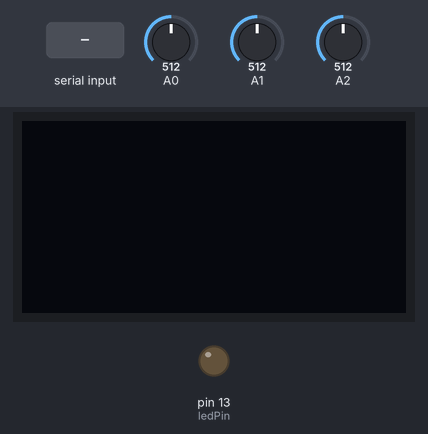
The sketch below on a simulated Arduino Uno, built with avr-gcc and run on an emulated ATmega328P. On the bench: 128×64 one-colour display, output pins drawn as LEDs (lit = HIGH). The test bench sets the inputs (shaded band); at power-on: A0 = 512, A1 = 512, A2 = 512. The OLED is the two-colour kind (top 16 rows yellow); what the sketch prints to the serial monitor is not drawn.

Above: at 1.2 s.
1.3 s: "1" received over Serial
At 6.8 s:
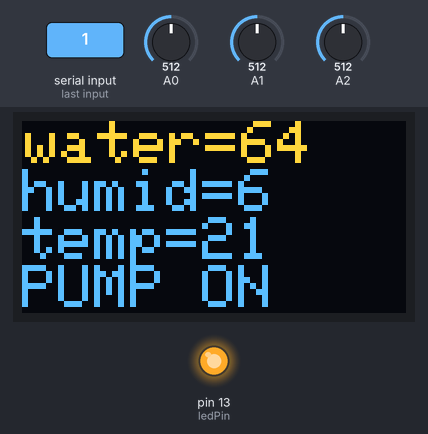
7.5 s: "0" received over Serial
At 9.4 s:
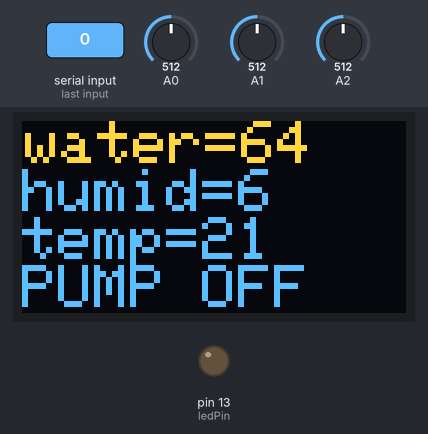
10.6 s: "1" received over Serial
At 13.2 s:
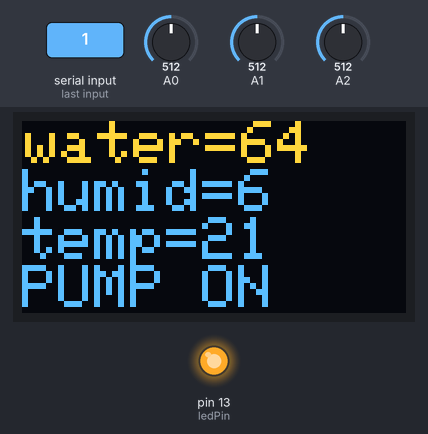
Timing chart, 0 to 14.7 s (numbered marks = the images above; inputs shaded):
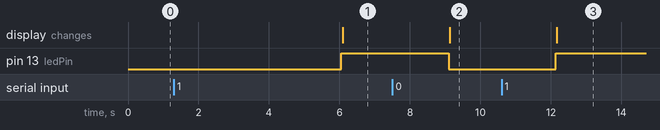

The sketch:

DISPLAY.ino
```cpp
int temp;
int humidity;
int moisture;
int pump=0;
int ledPin = 13;

#include <Adafruit_SSD1306.h>
#include <Wire.h>

#define SCREEN_WIDTH 128
#define SCREEN_HEIGHT 64

Adafruit_SSD1306 display(SCREEN_WIDTH, SCREEN_HEIGHT, &Wire, -1);
void setup() {
 Serial.begin(9600);
 pinMode(ledPin, OUTPUT);
  display.begin(SSD1306_SWITCHCAPVCC, 0x3C);
 display.clearDisplay();
 display.display();

}

void loop() {
temp=analogRead(A0);
humidity=analogRead(A1);
moisture=analogRead(A2);
moisture=moisture/10;
moisture=105-moisture;
moisture=moisture+10;
temp=temp/10;
temp=72 -temp;
humidity=humidity/10;
humidity=humidity-45;


Serial.print(temp);
Serial.print(",");
Serial.print(humidity);
Serial.print(",");
Serial.println(moisture);
delay(3000);
  if (Serial.available() > 0) {
    char receivedChar = Serial.read();
    if (receivedChar == '0') {
    digitalWrite(ledPin, LOW);
    display.clearDisplay();
  display.setTextSize(2);
  display.setTextColor(WHITE);
  display.setCursor(1, 0);
  display.print("water=");
  display.println(moisture);
  display.print("humid=");
  display.println(humidity);
  display.print("temp=");
  display.println(temp);
  display.println("PUMP OFF");
  display.display();
  delay(10);

}   else if (receivedChar == '1') {
    digitalWrite(ledPin, HIGH);
    display.clearDisplay();
  display.setTextSize(2);
  display.setTextColor(WHITE);
  display.setCursor(1, 0);
  display.print("water=");
  display.println(moisture);
  display.print("humid=");
  display.println(humidity);
  display.print("temp=");
  display.println(temp);
  display.println("PUMP ON");
  display.display();
  delay(10);
}
}
}
```

Measured:
- after the input at 1.3 s, pin 13 (ledPin): LOW → HIGH after 4.8 s; the display: changes after 4.8 s (image 1)
- after the input at 7.5 s, pin 13 (ledPin): HIGH → LOW after 1.6 s; the display: changes after 1.6 s (image 2)
- after the input at 10.6 s, pin 13 (ledPin): LOW → HIGH after 1.5 s; the display: changes after 1.6 s (image 3)
